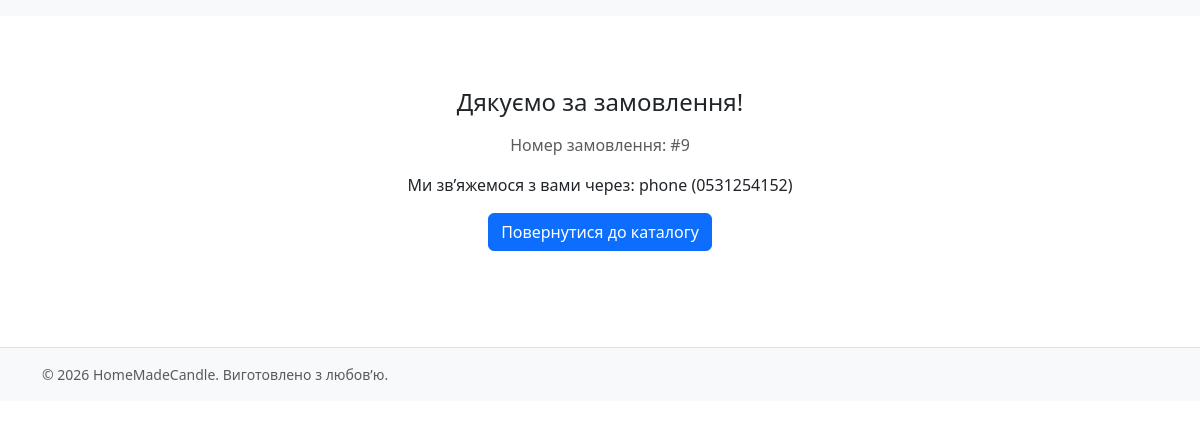
Page /order/success/9 on the committed database.
### models.py (models this page shows)
class Order(db.Model):
    id = db.Column(db.Integer, primary_key=True)
    customer_name = db.Column(db.String(120))
    phone = db.Column(db.String(32))
    contact_method = db.Column(db.String(32))  # "phone", "viber", "telegram"
    address = db.Column(db.String(255))
    comment = db.Column(db.Text)
    total_amount = db.Column(db.Float, default=0.0)
    status = db.Column(db.String(32), default="new")
    created_at = db.Column(db.DateTime, default=datetime.utcnow)
    items = db.relationship("OrderItem", backref="order", cascade="all, delete-orphan")

### blueprints/shop/routes.py (the view)
@bp.route("/order/success/<int:order_id>")
def order_success(order_id):
    order = Order.query.get_or_404(order_id)
    return render_template("shop/order_success.html", order=order)

### templates/shop/order_success.html
{% extends "base.html" %}
{% block content %}
<div class="container text-center py-5">
  <h1 class="h4 mb-3">Дякуємо за замовлення!</h1>
  <p class="text-muted">Номер замовлення: #{{ order.id }}</p>
  <p>Ми зв’яжемося з вами через: {{ order.contact_method }} ({{ order.phone }})</p>
  <a class="btn btn-primary" href="{{ url_for('public.catalog') }}">Повернутися до каталогу</a>
</div>
{% endblock %}

### static/css/main.css (style rules this page uses)
body { font-family: system-ui, -apple-system, Segoe UI, Roboto, sans-serif; }

### rows in the picture
Order: id "9", contact_method "phone", phone "0531254152"

### other values in the picture
{{ 2026 }} "2026"
